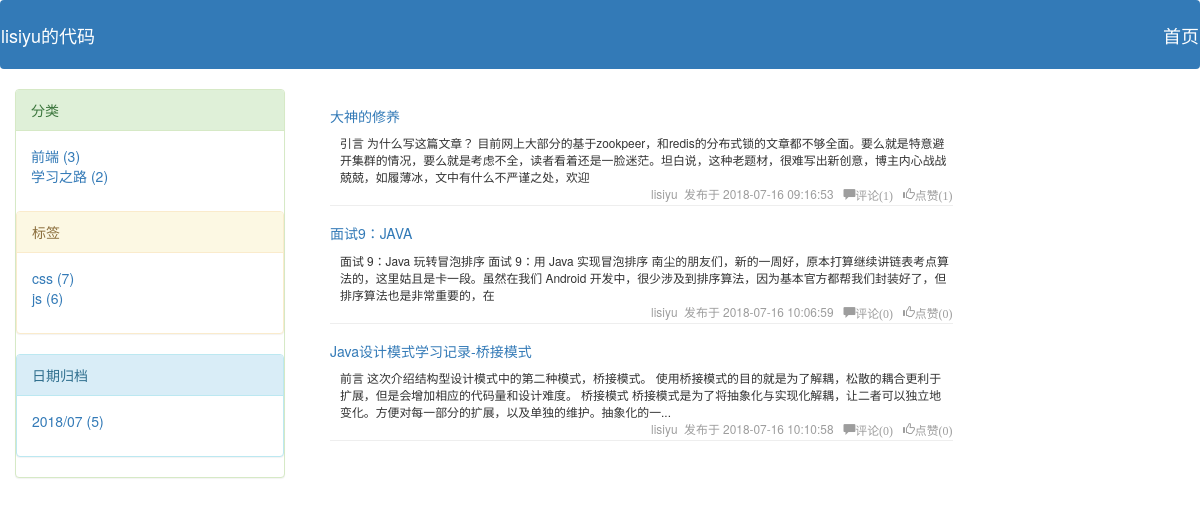
/lisiyu/category/前端, run on the app's committed database.
### blog/models.py (models this page shows, shortened)
class Blog(models.Model):
    nid = models.AutoField(primary_key=True)
    title=models.CharField(verbose_name='个人博客信息', max_length=64)
    site_name=models.CharField(verbose_name='站点名称', max_length=64)
    them=models.CharField(verbose_name='博客主题', max_length=32)

class Category(models.Model):
    nid = models.AutoField(primary_key=True)
    title = models.CharField(verbose_name='分类标题', max_length=32)
    blog = models.ForeignKey(verbose_name='博客人', to='Blog', to_field='nid', null=True, on_delete=models.CASCADE)

class Tag(models.Model):
    nid = models.AutoField(primary_key=True)
    title = models.CharField(verbose_name='个人博客标签', max_length=32)
    blog = models.ForeignKey(verbose_name='对用博客人', to='blog', to_field='nid', null=True, on_delete=models.CASCADE)

class Article(models.Model):
    nid = models.AutoField(primary_key=True)
    title = models.CharField(verbose_name='文章标题', max_length=50)
    desc = models.CharField(max_length=255, verbose_name='文章描述')
    create_time = models.DateTimeField(verbose_name='创建时间', auto_now_add=True)
    content = models.TextField()
    comment_count = models.IntegerField(default=0)
    up_count = models.IntegerField(default=0)
    down_count = models.IntegerField(default=0)
    user = models.ForeignKey(verbose_name='作者', to='UserInfo', to_field='nid', null=True, on_delete=models.CASCADE)
    category = models.ForeignKey(verbose_name='分类', to='Category', to_field='nid', null=True, on_delete=models.CASCADE)
    tags = models.ManyToManyField(verbose_name='标签',to='Tag', through='Article2Tag')

class UserInfo(AbstractUser):
    nid = models.AutoField(primary_key=True)
    telephon = models.CharField(max_length=11, null=True, unique=True)
    avatar = models.FileField(upload_to='avatars/', default='avatars/defaule.png')
    create_time = models.DateTimeField(verbose_name='创建时间',auto_now_add=True)
    blog = models.OneToOneField(to='Blog', to_field='nid', null=True, on_delete=models.CASCADE)

### blog/views.py (the view)
# urls.py: re_path('(?P<username>\w+)/(?P<condition>tag|category|archive)/(?P<params>.*)', views.homesite),
def homesite(request, username, **kwargs):
    user = models.UserInfo.objects.filter(username=username).first()
    if user:
        bolg = user.blog
        if kwargs:
            condition = kwargs.get('condition')
            params = kwargs.get('params')
            if condition == 'tag':
                article_list = models.Article.objects.filter(user__username=username).filter(tags__title=params)
            elif condition == 'category':
                article_list = models.Article.objects.filter(user__username=username).filter(category__title=params)
            else:
                year,month = params.split('/')
                article_list = models.Article.objects.filter(user__username=username).filter(create_time__month=month,user__create_time__year=year)
        else:
            article_list = models.Article.objects.filter(user__username=username)
        return render(request,'homesite.html', {'bolg':bolg,'article_list':article_list,'username':username})
    else:
        return render(request,'on_found.html')

### blog/templatetags/my_tags.py (called while the page is built)
@register.inclusion_tag("my_de_tags.html")
def get_query_data(username):
    user = models.UserInfo.objects.filter(username=username).first()
    bolg = user.blog
    ret = models.Category.objects.filter(blog=bolg).annotate(c=Count('article__category_id'))
    tag = models.Tag.objects.filter(blog=bolg).annotate(c=Count('article__title'))
    date_list = models.Article.objects.filter(user=user).extra(
        select={'y_m_data': "strftime('%%Y/%%m',create_time)"}).values('y_m_data').annotate(c=Count('title')).values(
        'y_m_data', 'c')
    return {'blog':bolg,'user':user,'ret':ret,'tag':tag,'date_list':date_list,'username':username}

### templates/homesite.html
{% extends 'base.html' %}
{% block content %}
    <div class="col-md-9">
        <div class="article_list">
            {% for article in article_list %}
                <div class="article_item">
                <h5><a href="/{{ username }}/p/{{ article.pk }}">{{ article.title }}</a></h5>
                <div>
                    <span class="media-right small desc ">{{ article.desc }}</span>
                </div>
                <div class="info small pull-right">
                    <span>{{ article.user.username }}</span>&nbsp;
                    发布于
                    <span>{{ article.create_time|date:'Y-m-d H:i:s' }}</span>&nbsp;&nbsp;
                    <span class="glyphicon glyphicon-comment">评论({{ article.comment_count }})</span>&nbsp;&nbsp;
                    <span class="glyphicon glyphicon-thumbs-up">点赞({{ article.up_count }})</span>
                </div>
                <hr>
            {% endfor %}
            </div>
        </div>
    </div>
{% endblock %}

### templates/base.html (shortened to what this page needs)
<!DOCTYPE html>
<html lang="en">
<head>
    <link rel="stylesheet" href="/static/css/{{ bolg.them }}">
    <link rel="stylesheet" href="/static/bootstrap-3.3.7-dist/css/bootstrap.css">
    <link rel="stylesheet" href="/static/css/article_detail.css">
</head>
<body>
<nav class="navbar rro">
    <span class="bolg-title"><a href="/{{ username }}" style="color: white;">{{ bolg.title }}</a></span>
    <span class="pull-right bolg-title"><a href="/index/" style="color: white;">首页</a></span>
</nav>
<div class="container-fluid">
    <div class="row">
    <div class="col-md-3">
        {% load my_tags %}
        {% get_query_data username %}
     </div>
    <div class="col-md-9">
        {% block content %}
        {% endblock %}
     </div>
    </div>
</div>
</body>
</html>

### templates/my_de_tags.html
            <div class="panel panel-success">
                <div class="panel-heading">分类</div>
                <div class="panel-body">
                <ul>
                        {% for foo in ret %}
                            <li>
                            <a href="/{{ username }}/category/{{ foo.title }}">
                             <span>{{ foo.title }}</span>
                            <span>({{ foo.c }})</span>
                                </a>
                            </li>
                        {% endfor %}
                </ul>
                </div>
            <div class="panel panel-warning">
                <div class="panel-heading">标签</div>
                <div class="panel-body">
                <ul>
                    {% for foo in tag %}
                        <li>
                        <a href="/{{ username }}/tag/{{ foo.title }}">
                     <span>{{ foo.title }}</span>
                        <span>({{ foo.c }})</span>
                        </a>
                        </li>
                    {% endfor %}
                    </ul>
                </div>
            </div>
            <div class="panel panel-info">
                <div class="panel-heading">日期归档</div>
                <div class="panel-body">
                <ul>
                    {% for data in date_list %}
                        <li>
                        <a href="/{{ username }}/archive/{{ data.y_m_data }}">
                     <span>{{ data.y_m_data }}</span>
                        <span>({{ data.c }})</span>
                        </a>
                        </li>
                    {% endfor %}
                    </ul>
                </div>
            </div>
        </div>

### static/css/lisiyu.css (style rules this page uses)
.rro { width: 100%; height: 69px; background-color: #337ab7; }

### static/css/article_detail.css (style rules this page uses)
div { display: block; }

### templates/base.html (style rules this page uses)
* { margin: 0; padding: 0; }
li { list-style: none; }
.bolg-title { color: white; line-height: 69px; font-size: 18px; }
.article_item { margin-top: 20px; }
.info { color: #9d9d9d; }

### data on the page
Blog: title "lisiyu的代码"
Category: title "前端", c "3"
Category: title "学习之路", c "2"
Tag: title "css", c "7"
Tag: title "js", c "6"
Article: title "大神的修养", desc "引言 为什么写这篇文章？ 目前网上大部分的基于zookpeer，和redis的分布式锁的文章都不够全面。要么就是特意避开集群的情况，要么就是考虑不全，读者看着还是一脸迷茫。坦白说，这种老题材，很难写出新创意，博主内心战战兢兢，如履薄冰，文中有什么不严谨之处，欢迎", user.username "lisiyu", create_time "2018-07-16 09:16:53", comment_count "1", up_count "1"
Article: title "面试9：JAVA", desc "面试 9：Java 玩转冒泡排序 面试 9：用 Java 实现冒泡排序 南尘的朋友们，新的一周好，原本打算继续讲链表考点算法的，这里姑且是卡一段。虽然在我们 Android 开发中，很少涉及到排序算法，因为基本官方都帮我们封装好了，但排序算法也是非常重要的，在", user.username "lisiyu", create_time "2018-07-16 10:06:59", comment_count "0", up_count "0"
Article: title "Java设计模式学习记录-桥接模式", desc "前言 这次介绍结构型设计模式中的第二种模式，桥接模式。 使用桥接模式的目的就是为了解耦，松散的耦合更利于扩展，但是会增加相应的代码量和设计难度。 桥接模式 桥接模式是为了将抽象化与实现化解耦，让二者可以独立地变化。方便对每一部分的扩展，以及单独的维护。抽象化的一...", user.username "lisiyu", create_time "2018-07-16 10:10:58", comment_count "0", up_count "0"

### other printed values
{{ data.y_m_data }} "2018/07"
{{ data.c }} "5"
